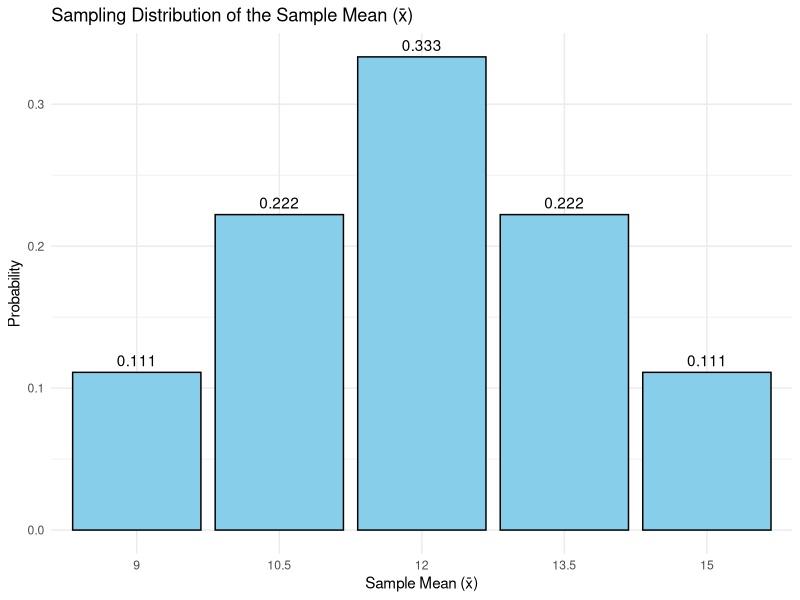
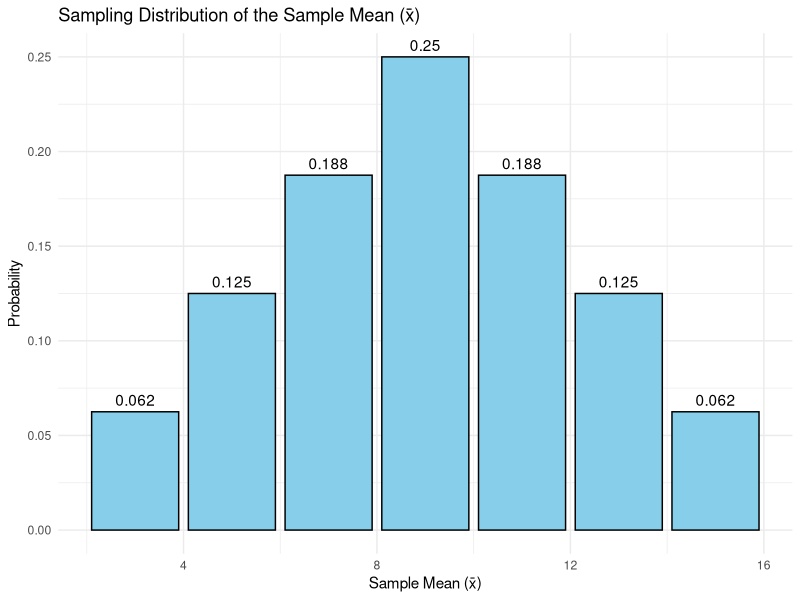

Here is the R script that generated these plots, in order:
## ---- chunk 1
knitr::opts_chunk$set(echo = TRUE)
## ---- chunk 2
X <- c(9, 12, 15)
pX <- c(1/3, 1/3, 1/3)

mu_X <- sum(X * pX)
var_X <- sum(X^2 * pX) - mu_X^2

mu_X
var_X
## ---- chunk 3
samples <- expand.grid(X, X)
xbar <- rowMeans(samples)

# Probability for each unique mean value
xbar_values <- unique(xbar)
p_xbar <- table(xbar) / length(xbar)

# Expected mean and variance of sampling distribution
mu_xbar <- sum(as.numeric(names(p_xbar)) * p_xbar)
var_xbar <- sum((as.numeric(names(p_xbar))^2) * p_xbar) - mu_xbar^2

mu_xbar
var_xbar

library(ggplot2)

# Create data frame for plotting
df <- data.frame(
  xbar = as.numeric(names(p_xbar)),
  probability = as.numeric(p_xbar)
)

# Plot distribution
ggplot(df, aes(x = factor(xbar), y = probability)) +
  geom_bar(stat = "identity", fill = "skyblue", color = "black") +
  geom_text(aes(label = round(probability, 3)), vjust = -0.5) +
  labs(
    title = "Sampling Distribution of the Sample Mean (x̄)",
    x = "Sample Mean (x̄)",
    y = "Probability"
  ) +
  theme_minimal()
## ---- chunk 4
c(mu_X = mu_X, mu_xbar = mu_xbar, var_X = var_X, var_xbar = var_xbar)
## ---- chunk 5
population <- c(3, 7, 11, 15)

pop_mean <- mean(population)
pop_sd <- sd(population)  # sample SD by default; use population SD instead
pop_sd <- sqrt(mean((population - pop_mean)^2))  # population SD formula
pop_mean; pop_sd
samples <- expand.grid(population, population)
sample_means <- rowMeans(samples)
table_means <- as.data.frame(table(sample_means))
table_means$Probability <- table_means$Freq / nrow(samples)
table_means
mean_sampling <- sum(as.numeric(as.character(table_means$sample_means)) * table_means$Probability)
sd_sampling <- sqrt(sum((as.numeric(as.character(table_means$sample_means)) - mean_sampling)^2 * table_means$Probability))
mean_sampling; sd_sampling
theoretical_mean <- pop_mean
theoretical_sd <- pop_sd / sqrt(2)

theoretical_mean; theoretical_sd

library(ggplot2)

ggplot(table_means, aes(x = as.numeric(as.character(sample_means)), 
                        y = Probability)) +
  geom_col(fill = "skyblue", color = "black") +
  geom_text(aes(label = round(Probability, 3)), vjust = -0.5) +
  labs(title = "Sampling Distribution of the Sample Mean (x̄)",
       x = "Sample Mean (x̄)",
       y = "Probability") +
  theme_minimal()

data.frame(
  Description = c("Population Mean (μ)", 
                  "Population SD (σ)", 
                  "Mean of Sampling Dist. (μx̄)", 
                  "SD of Sampling Dist. (σx̄)"),
  Value = c(pop_mean, pop_sd, mean_sampling, sd_sampling)
)

## ---- chunk 6
#(a) Probability that less than 40% will be boys
# exact binomial
p_less_80_exact <- pbinom(79, size = 200, prob = 0.5)
p_less_80_exact


#(b) Probability that between 43% and 57% will be girls
# exact binomial: P(86 <= X <= 114)
p_between_exact <- pbinom(114, size = 200, prob = 0.5) - pbinom(85, size = 200, prob = 0.5)
p_between_exact

#(c) Probability that more than 54% will be boys
# exact binomial: P(X >= 109)
p_more_108_exact <- 1 - pbinom(108, size = 200, prob = 0.5)
p_more_108_exact


## ---- chunk 7

x <- c(6, 9, 12, 15, 18)
p <- c(0.1, 0.2, 0.4, 0.2, 0.1)
mu <- sum(x * p)
sigma2 <- sum((x - mu)^2 * p)

mu
sigma2

samples <- expand.grid(x1 = x, x2 = x) # all 25 combinations
samples$mean <- (samples$x1 + samples$x2) / 2
samples$prob <- p[match(samples$x1, x)] * p[match(samples$x2, x)]

head(samples, 10)

sum(samples$prob)

knitr::kable(samples, caption = "All 25 samples (with replacement), their means, and probabilities")

sampling_dist <- aggregate(prob ~ mean, data = samples, sum)
knitr::kable(sampling_dist, caption = "Sampling Distribution of the Sample Mean")

mu_xbar <- sum(sampling_dist$mean * sampling_dist$prob)
var_xbar <- sum((sampling_dist$mean - mu_xbar)^2 * sampling_dist$prob)

mu_xbar
var_xbar

sigma2 / 2

